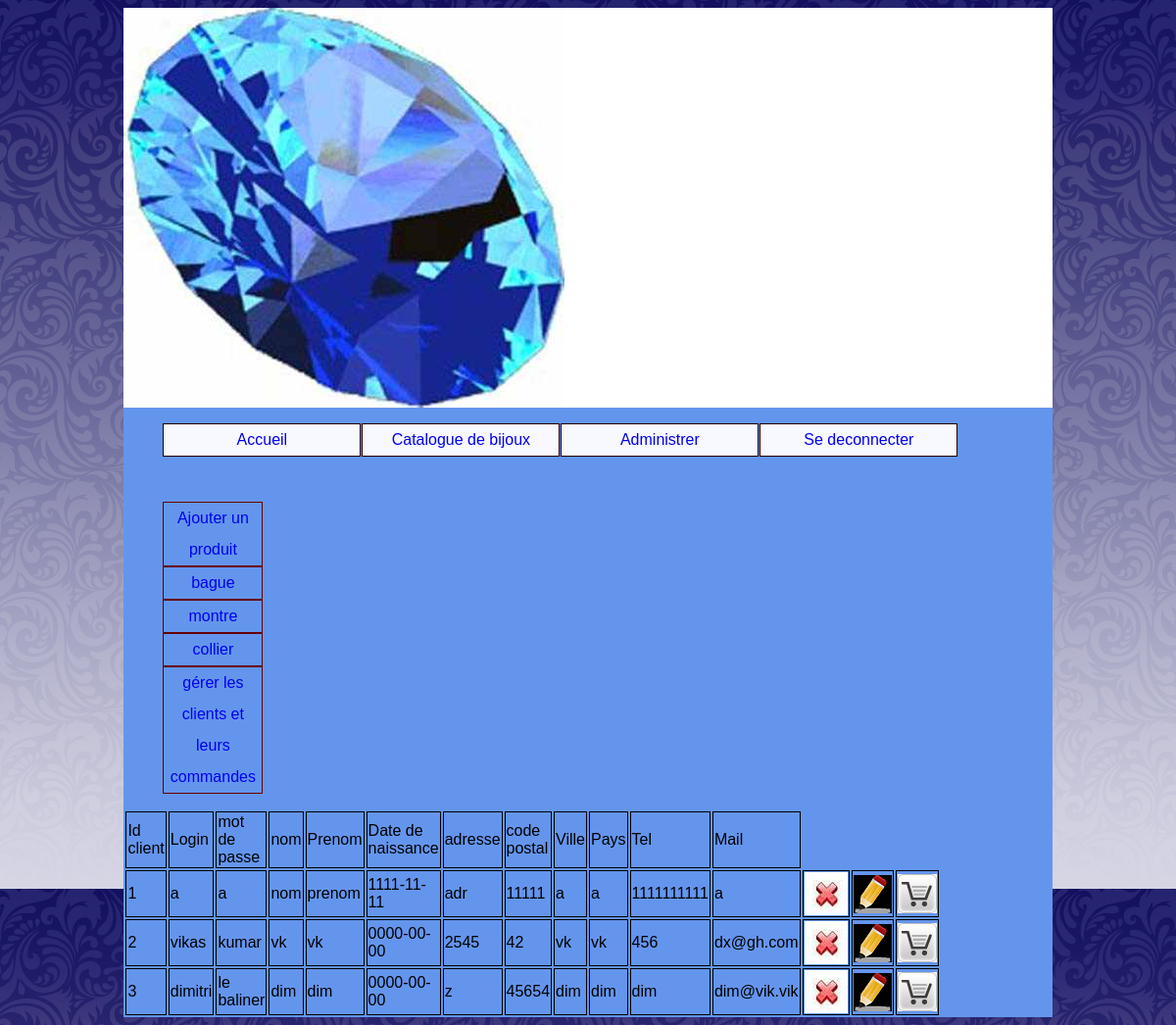
Page /index.php?uc=administrer&action=voirClients (signed in) on the committed database.
### tables this page shows
CREATE TABLE `categorie` (
  `ID_CAT` int(4) NOT NULL auto_increment,
  `NOM_CAT` char(32) default NULL,
  PRIMARY KEY  (`ID_CAT`)
);

CREATE TABLE `client` (
  `ID_CLIENT` int(8) NOT NULL auto_increment,
  `LOGIN_CLIENT` char(32) default NULL,
  `MDP_CLIENT` char(32) default NULL,
  `NOM_CLIENT` char(32) default NULL,
  `PRENOM_CLIENT` char(32) default NULL,
  `DTN_CLIENT` date default NULL,
  `ADRESSE_CLIENT` varchar(50) default NULL,
  `CP_CLIENT` int(8) default NULL,
  `VILLE_CLIENT` varchar(50) default NULL,
  `PAYS_CLIENT` varchar(50) default NULL,
  `TEL_CLIENT` char(32) default NULL,
  `MAIL_CLIENT` char(32) default NULL,
  PRIMARY KEY  (`ID_CLIENT`)
);

### util/class.pdoBijoux.inc.php (called while the page is built, shortened)
<?php
class Pdovente_bijoux
{
      	private static $serveur='mysql:host=localhost';
      	private static $bdd='dbname=vente_bijoux';
      	private static $user='root' ;
      	private static $mdp='' ;
		private static $monPdo;
		private static $monPdovente_bijoux = null;
	private function __construct()
	{
    		Pdovente_bijoux::$monPdo = new PDO(Pdovente_bijoux::$serveur.';'.Pdovente_bijoux::$bdd, Pdovente_bijoux::$user, Pdovente_bijoux::$mdp);
			Pdovente_bijoux::$monPdo->query("SET CHARACTER SET utf8");
	}
	public  static function getPdovente_bijoux()
	{
		if(Pdovente_bijoux::$monPdovente_bijoux == null)
		{
			Pdovente_bijoux::$monPdovente_bijoux= new Pdovente_bijoux();
		}
		return Pdovente_bijoux::$monPdovente_bijoux;
	}
	public function getLesCategories()
	{
		$req = "select * from categorie";
		$res = Pdovente_bijoux::$monPdo->query($req);
		$lesLignes = $res->fetchAll();
		return $lesLignes;
	}
	public function getLesClients()
	{
		$req = "select * from client";
		$res = Pdovente_bijoux::$monPdo->query($req);
		$lesLignes = $res->fetchAll();
		return $lesLignes;
	}
}
?>

### vues/v_voir_Clients.php (the view)
<div id="clients">
<table id="tabClient">
<tr>
<td>Id client</td><td>Login</td><td>mot de passe</td><td>nom</td><td>Prenom</td><td>Date de naissance</td><td>adresse</td><td>code postal</td><td>Ville</td><td>Pays</td><td>Tel</td><td>Mail</td>
</tr>
<?php
foreach( $lesClients as $unClient)
{
	$idClient = $unClient['ID_CLIENT'];
	$loginClient=$unClient['LOGIN_CLIENT'];
	$mdpClient=$unClient['MDP_CLIENT'];
	$nomClient=$unClient['NOM_CLIENT'];
	$prenomClient=$unClient['PRENOM_CLIENT'];
	$dtnClient=$unClient['DTN_CLIENT'];
	$adresseClient=$unClient['ADRESSE_CLIENT'];
	$cpClient=$unClient['CP_CLIENT'];
	$villeClient=$unClient['VILLE_CLIENT'];
	$paysClient=$unClient['PAYS_CLIENT'];
	$telClient=$unClient['TEL_CLIENT'];
	$mailClient=$unClient['MAIL_CLIENT'];
	?>
	<ul>
<tr>
<td><?php echo $idClient ?></td> <td><?php echo $loginClient ?></td><td><?php echo $mdpClient ?></td><td><?php echo $nomClient ?></td><td><?php echo $prenomClient ?></td><td><?php echo $dtnClient ?></td><td><?php echo $adresseClient ?></td><td><?php echo $cpClient ?></td><td><?php echo $villeClient ?></td><td><?php echo $paysClient ?></td><td><?php echo $telClient ?></td><td><?php echo $mailClient ?></td>
<td><a href=index.php?uc=administrer&client=<?php echo $idClient ?>&action=supprimerClient><img src="images/supprimericon.jpg" TITLE="Supprimer le Client" </a></td><td><a href=index.php?uc=administrer&client=<?php echo $idClient ?>&action=formmodifierClient><img src="images/modifiericon.png" TITLE="Modifier le Client"</a></td>
<td><a href=index.php?uc=administrer&client=<?php echo $idClient ?>&action=voirCommande><img src="images/icone-commande.jpg" TITLE="Voir les commandes" </a></td>
</tr>
	</ul>
<?php
}
?>
</table>
</div>

### vues/v_cat_admin.php
<ul id="categories">
<li><a href="index.php?uc=administrer&action=FormAjouterProd"> Ajouter un produit	</a></li>
<?php
foreach( $lesCategories as $uneCategorie)
{
	$idCategorie = $uneCategorie['ID_CAT'];
	$libCategorie = $uneCategorie['NOM_CAT'];
	?>
	<li>
		<a href=index.php?uc=administrer&categorie=<?php echo $idCategorie ?>&action=voirBijoux><?php echo $libCategorie ?></a>
<?php
}
?>
<li><a href="index.php?uc=administrer&action=voirClients"> gérer les clients et leurs commandes	</a></li>
</ul>

### util/cssGeneral.css (style rules this page uses)
#tabClient { border-width:1px; border-color:black; width:50%; }
td { border-width:1px; border-style:solid; border-color:black; width:50%; }
#categories { float:left; }
#menu li a , #categories li a { text-decoration:none; }
#categories li { list-style-type: none; list-style-image:none; margin-right: 1px ; border:1px solid #600; width:100px; text-align:center; background-color: #6495ED; position:relative; }

### rows in the picture
categorie: NOM_CAT "bague"
categorie: NOM_CAT "montre"
categorie: NOM_CAT "collier"
client: ID_CLIENT "1", LOGIN_CLIENT "a", MDP_CLIENT "a", NOM_CLIENT "nom", PRENOM_CLIENT "prenom", DTN_CLIENT "1111-11-11", ADRESSE_CLIENT "adr", CP_CLIENT "11111", VILLE_CLIENT "a", PAYS_CLIENT "a", TEL_CLIENT "1111111111", MAIL_CLIENT "a"
client: ID_CLIENT "2", LOGIN_CLIENT "vikas", MDP_CLIENT "kumar", NOM_CLIENT "vk", PRENOM_CLIENT "vk", DTN_CLIENT "0000-00-00", ADRESSE_CLIENT "2545", CP_CLIENT "42", VILLE_CLIENT "vk", PAYS_CLIENT "vk", TEL_CLIENT "456", MAIL_CLIENT "dx@gh.com"
client: ID_CLIENT "3", LOGIN_CLIENT "dimitri", MDP_CLIENT "le baliner", NOM_CLIENT "dim", PRENOM_CLIENT "dim", DTN_CLIENT "0000-00-00", ADRESSE_CLIENT "z", CP_CLIENT "45654", VILLE_CLIENT "dim", PAYS_CLIENT "dim", TEL_CLIENT "dim", MAIL_CLIENT "dim@vik.vik"
